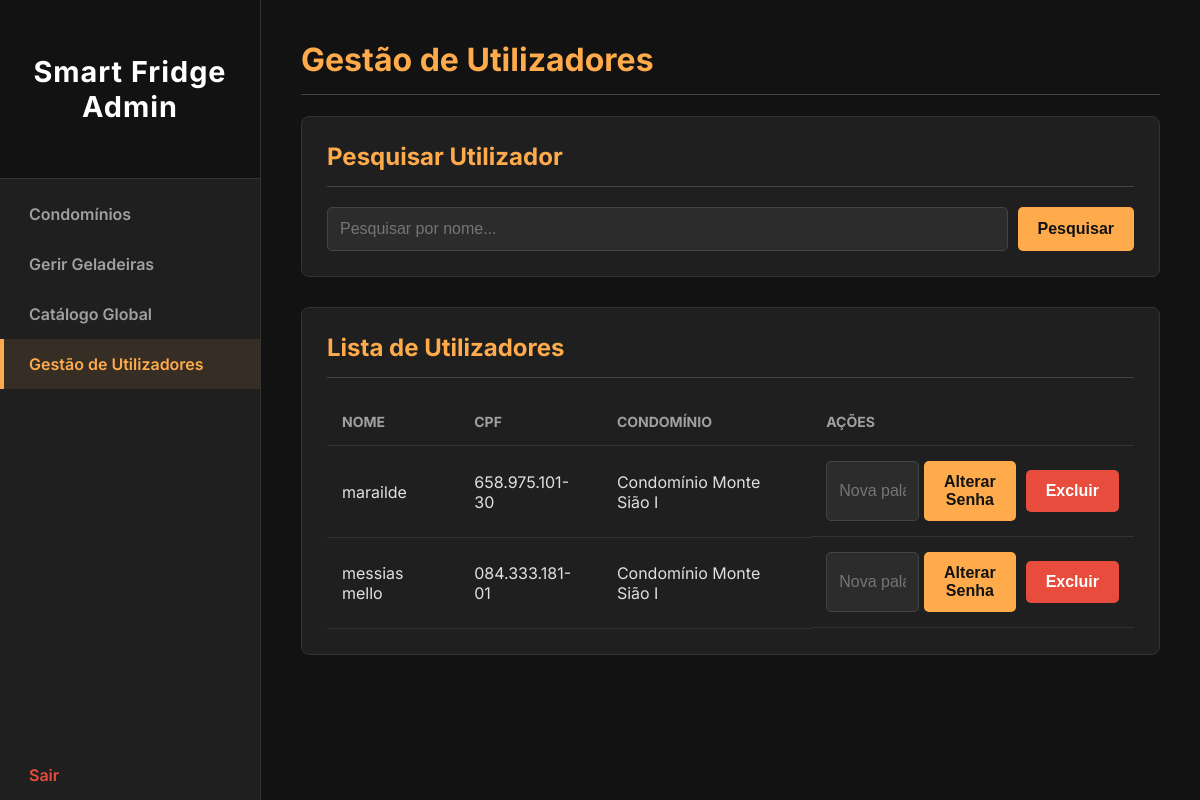
Before: /admin/utilizadores (signed in) with the older database file.
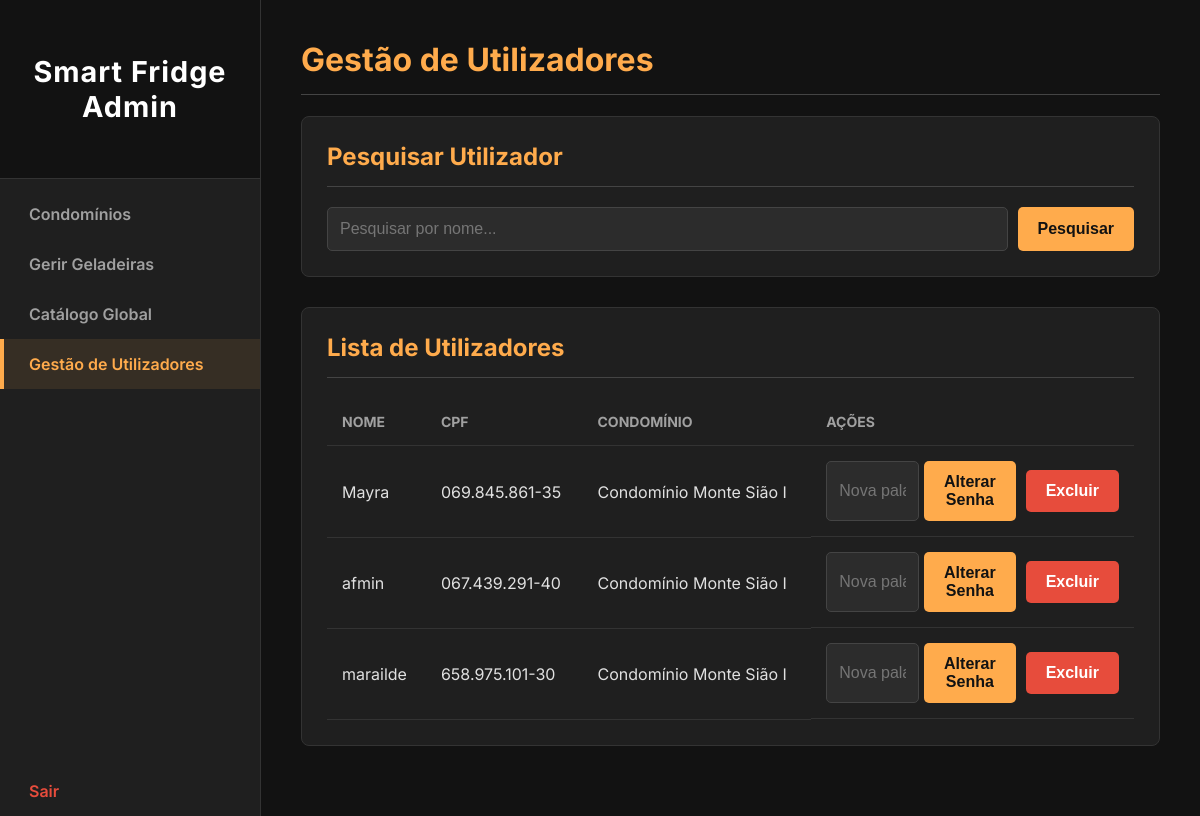
After: the same page with the newer database file.
### models.py (models this page shows, shortened)
class User(db.Model, UserMixin):
    __tablename__ = 'user'
    id = db.Column(db.Integer, primary_key=True)
    full_name = db.Column(db.String(150), nullable=False)
    cpf = db.Column(db.String(14), nullable=False, unique=True)
    birth_date = db.Column(db.String(10), nullable=False)
    password_hash = db.Column(db.String(255), nullable=False)
    condominio_name = db.Column(db.String(150), nullable=False)
    apartment_address = db.Column(db.String(100), nullable=False)
    is_admin = db.Column(db.Boolean, default=False)
    profile_image = db.Column(db.String(20), nullable=False, default='default.jpg')
    favorite_products = db.relationship('Product', secondary=favorites, lazy='dynamic',
        backref=db.backref('favorited_by', lazy=True))

### app.py (the view)
@app.route('/admin/utilizadores', methods=['GET', 'POST'])
@login_required
def gerenciar_utilizadores():
    if not current_user.is_admin: return redirect(url_for('user_dashboard'))
    query = User.query.filter_by(is_admin=False)
    if request.method == 'POST':
        search_query = request.form.get('search')
        if search_query: query = query.filter(User.full_name.ilike(f'%{search_query}%'))
    utilizadores = query.order_by(User.full_name).all()
    return render_template('gerenciar_utilizadores.html', utilizadores=utilizadores)

### app.py (called while the page is built)
@login_manager.user_loader
def load_user(user_id):
    return User.query.get(int(user_id))

### templates/gerenciar_utilizadores.html (shortened to what this page needs)
<!DOCTYPE html>
<html lang="pt-br">
<head>
    <link rel="stylesheet" href="{{ url_for('static', filename='admin_style.css') }}">
</head>
<body>
    <div class="wrapper">
        <nav class="sidebar">
            <div class="sidebar-header">
                <h3 class="logo-text">Smart Fridge Admin</h3>
            </div>
            <ul>
                <li><a href="{{ url_for('gerenciar_condominios') }}">Condomínios</a></li>
                <li><a href="{{ url_for('selecionar_geladeira') }}">Gerir Geladeiras</a></li>
                <li><a href="{{ url_for('gerenciar_catalogo') }}">Catálogo Global</a></li>
                <li><a href="{{ url_for('gerenciar_utilizadores') }}" class="active">Gestão de Utilizadores</a></li>
                <li><a href="{{ url_for('logout') }}" class="logout-link">Sair</a></li>
            </ul>
        </nav>
        <main class="main-content">
            <h1>Gestão de Utilizadores</h1>
            <div class="card">
                <h2>Pesquisar Utilizador</h2>
                <form method="POST" class="search-form">
                    <input type="search" name="search" placeholder="Pesquisar por nome...">
                    <button type="submit">Pesquisar</button>
                </form>
            </div>
            <div class="card">
                <h2>Lista de Utilizadores</h2>
                <table>
                    <thead>
                        <tr>
                            <th>Nome</th>
                            <th>CPF</th>
                            <th>Condomínio</th>
                            <th style="width: 40%;">Ações</th>
                        </tr>
                    </thead>
                    <tbody>
                        {% for user in utilizadores %}
                        <tr>
                            <td>{{ user.full_name }}</td>
                            <td>{{ user.cpf }}</td>
                            <td>{{ user.condominio_name }}</td>
                            <td class="actions">
                                <form action="{{ url_for('alterar_senha_utilizador', user_id=user.id) }}" method="POST" class="inline-form">
                                    <input type="password" name="new_password" placeholder="Nova palavra-passe" required>
                                    <button type="submit">Alterar Senha</button>
                                </form>
                                <form action="{{ url_for('excluir_utilizador', user_id=user.id) }}" method="POST" onsubmit="return confirm('Tem a certeza que quer excluir este utilizador? Esta ação é irreversível.');" class="inline-form">
                                    <button type="submit" class="delete-btn">Excluir</button>
                                </form>
                            </td>
                        </tr>
                        {% else %}
                        <tr>
                            <td colspan="4" style="text-align: center;">Nenhum utilizador encontrado.</td>
                        </tr>
                        {% endfor %}
                    </tbody>
                </table>
            </div>
        </main>
    </div>
</body>
</html>

### static/admin_style.css (style rules this page uses)
body { margin: 0; font-family: 'Inter', -apple-system, sans-serif; background-color: #121212; color: #e0e0e0; }
.wrapper { display: flex; }
.sidebar { width: 260px; background-color: #1f1f1f; color: white; min-height: 100vh; border-right: 1px solid #333; flex-shrink: 0; position: sticky; top: 0; }
.sidebar-header { padding: 25px; text-align: center; border-bottom: 1px solid #333; background-color: #121212; }
.sidebar .logo-text { font-size: 1.8rem; font-weight: 700; color: #ffffff; letter-spacing: 1px; }
.sidebar ul { list-style-type: none; padding: 0; margin: 10px 0; }
.sidebar ul li a { display: block; color: #a0a0a0; padding: 15px 25px; text-decoration: none; font-weight: 600; transition: all 0.2s ease-in-out; border-left: 4px solid transparent; }
.sidebar ul li a.active { background-color: rgba(255, 171, 76, 0.1); color: #ffab4c; border-left: 4px solid #ffab4c; }
.sidebar .logout-link { position: absolute; bottom: 0; width: 100%; box-sizing: border-box; color: #e74c3c; }
.main-content { flex-grow: 1; padding: 40px; overflow-y: auto; }
.card { background: #1f1f1f; padding: 25px; border-radius: 8px; border: 1px solid #333; margin-bottom: 30px; }
h1, h2 { color: #ffab4c; border-bottom: 1px solid #444; padding-bottom: 15px; margin-top: 0; }
h2 { font-size: 1.5rem; }
input[type="text"], input[type="search"], input[type="password"], input[type="number"], select { width: 100%; padding: 12px; border: 1px solid #444; border-radius: 5px; box-sizing: border-box; font-size: 16px; background-color: #2c2c2c; color: #ffffff; }
button, .button { padding: 12px 20px; background-color: #ffab4c; color: #121212; border: none; border-radius: 5px; cursor: pointer; font-weight: 700; font-size: 16px; transition: background-color 0.2s; text-decoration: none; display: inline-block; }
.delete-btn { background-color: #e74c3c; color: white; }
.search-form { display: flex; gap: 10px; }
.search-form input { flex-grow: 1; }
table { width: 100%; border-collapse: collapse; }
th, td { padding: 15px; text-align: left; border-bottom: 1px solid #333; }
th { color: #a0a0a0; font-size: 14px; text-transform: uppercase; }
td.actions { display: flex; gap: 10px; align-items: center; }
.inline-form { display: flex; gap: 5px; }

Changed rows visible on the page:
changed User: full_name "messias mello" → "Mayra"; cpf "084.333.181-01" → "069.845.861-35"; moves up the list
added User: full_name "afmin", cpf "067.439.291-40", condominio_name "Condomínio Monte Sião I"
